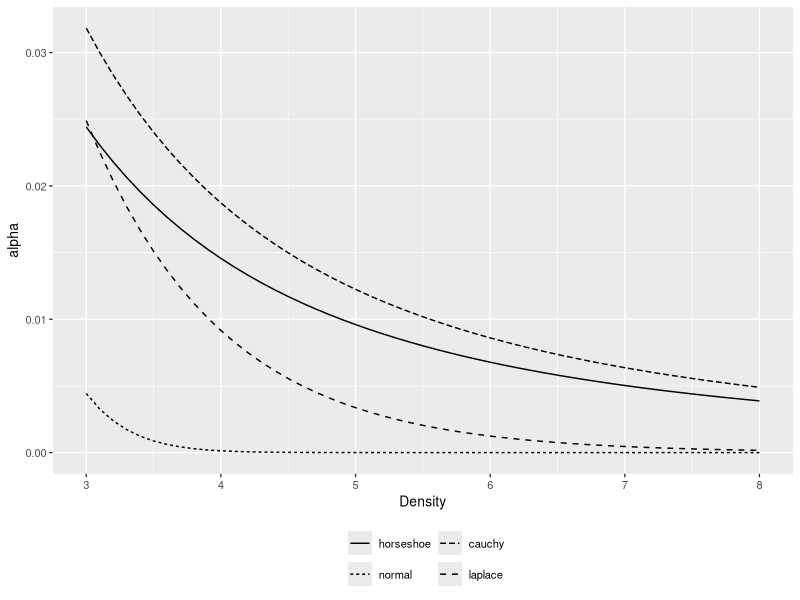

Recreate this plot in R.
library(ggplot2)
library(reshape2)
library(VGAM)

# Approximation of horseshoe density
# Theorem 1 of Carvallo et al.
dhp <- function(x) {
  K <- 1 / sqrt(2 * pi^3)
  lb <- (K / 2) * log(1 + 4 / x^2)
  ub <- K * log(1 + 2 / x^2)
  (lb + ub) / 2
}

x2 <- seq(3, 8, by=0.1)
dist2 <- melt(data.frame(x = x2,
                        horseshoe = dhp(x2),
                        normal = dnorm(x2),
                        cauchy = dcauchy(x2),
                        laplace = dlaplace(x2)),
             id.vars = "x")

gg2 <- (ggplot(dist2, aes(x = x, y = value, linetype=variable))
        + geom_line()
        + theme_gray(base_size = 10)
        + scale_x_continuous("Density")
        + scale_y_continuous("alpha")
        + scale_linetype_discrete("")
        + theme(legend.position = "bottom")
        + guides(linetype = guide_legend(nrow=2)))
ggsave(plot = gg2, file = "horseshoe2.pdf",
       width=2.5, height = 2.5)
